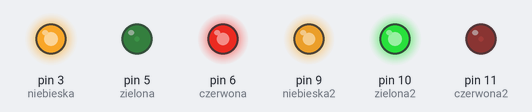
Bench run of a sketch on a simulated Arduino Uno, built with avr-gcc and run on an emulated ATmega328P. Shown: output pins drawn as LEDs (lit = HIGH). Random numbers use the default seed unless the sketch sets one.

Above: at 0.15 s.
At 2.57 s:
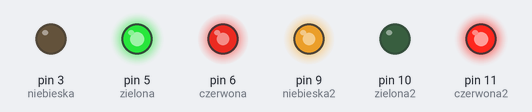
At 7.11 s:
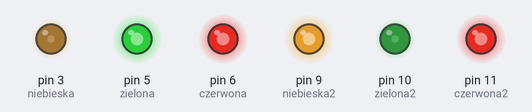
At 8.92 s:
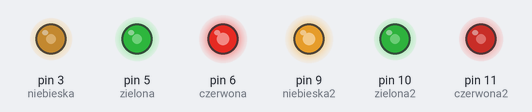
At 11.03 s:
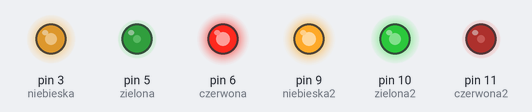
At 19.77 s:
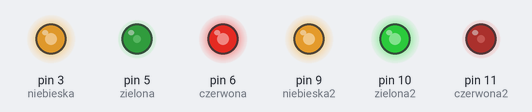
Timing chart, 0 to 19.9 s (numbered marks = the images above):
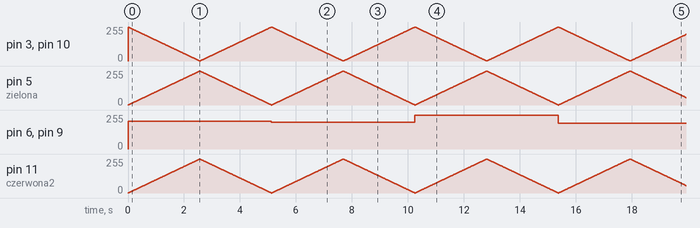

Measured:
- by itself, pin 6 (czerwona), pin 9 (niebieska2): 0/255 → 209/255 at 0.00 s, → 199/255 5.1 s later, → 254/255 5.1 s later, → 193/255 5.1 s later

The sketch:

03_plynna_zmiana_kolorow_dwoma_diodami_RGB.ino
```cpp
#define czerwona 6 //definicja pierwszej diody
#define zielona 5
#define niebieska 3

#define czerwona2 11 //definicja drugiej diody
#define zielona2 10
#define niebieska2 9

void setup() {
  pinMode(czerwona, OUTPUT); //konfiguracja wyprowadzeń jako wyjścia
  pinMode(zielona, OUTPUT);
  pinMode(niebieska, OUTPUT);
  pinMode(czerwona2, OUTPUT);
  pinMode(zielona2, OUTPUT);
  pinMode(niebieska2, OUTPUT);

  randomSeed(analogRead(A5)); //ziarno dla generatora liczb losowych
}

void loop() {
  int zmianaLosowa = random(255);
  int zmiana = 0;

  for (zmiana = 0; zmiana < 255; zmiana++) { //płynna zmiana kolorów
    analogWrite(czerwona, zmianaLosowa);
    analogWrite(zielona, zmiana);
    analogWrite(niebieska, 255 - zmiana);

    analogWrite(czerwona2, zmiana);
    analogWrite(zielona2, 255 - zmiana);
    analogWrite(niebieska2, zmianaLosowa);

    delay(10); //krótkie opóźnienie, aby efekt był widoczny dla ludzkiego oka
  }

    for (zmiana = 255; zmiana > 0; zmiana--) { //płynna zmiana kolorów wstecz
    analogWrite(czerwona, zmianaLosowa);
    analogWrite(zielona, zmiana);
    analogWrite(niebieska, 255 - zmiana);

    analogWrite(czerwona2, zmiana);
    analogWrite(zielona2, 255 - zmiana);
    analogWrite(niebieska2, zmianaLosowa);

    delay(10); //krótkie opóźnienie, aby efekt był widoczny dla ludzkiego oka
  }
}
```
